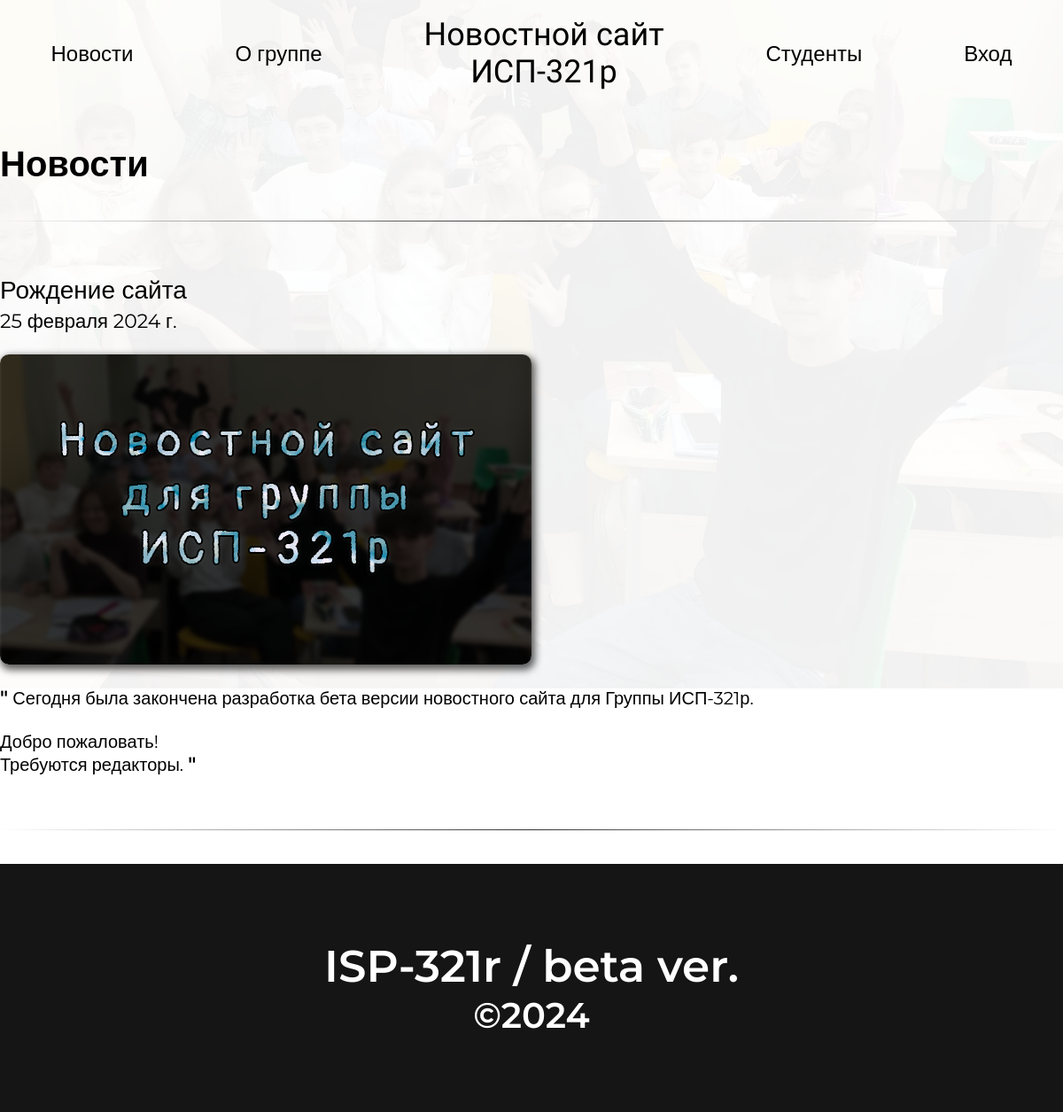
The page / on the database its author committed.
### appisp/models.py (models this page shows, shortened)
class AboutInfo(models.Model):
    name = models.CharField(max_length=8, blank=False)
    info = models.CharField(max_length=650, blank=False)
    icon = models.ImageField(verbose_name='Иконка', blank=False, upload_to='icon/')

class New(models.Model):
    name = models.CharField(verbose_name='Заголовок', max_length=50, blank=False)
    date = models.DateField(verbose_name='Дата', blank=False)
    img = models.ImageField(verbose_name='Картинка', blank=False, upload_to='news/')
    info = models.CharField(verbose_name='Информация', max_length=1500, blank=False)

### appisp/views.py (the view)
# urls.py: path('', index_page, name='index'),
def index_page(request):
    about_info = AboutInfo.objects.all()
    new = New.objects.order_by('-date')
    return render(request, 'index.html', {'new': new, 'about_info': about_info})

### templates/index.html (shortened to what this page needs)
{% extends 'base.html' %}
{% block content %}
{% load static %}
    <main>
      <div class="wrapper">
        <h1 class="title">Новости</h1>
        {% for new in new %}
        <div class="new">
          <div class="new__line"></div>
          <h4 class="new__title">{{ new.name }}</h4>
          <h6 class="new__time">{{ new.date }}</h6>
          <img class="new__img" src="{{ new.img.url }}" alt="" />
          <p class="new__info"><span class="new__info__brackets">"</span>
            {{ new.info|safe }}
          <span class="new__info__brackets">"</span></p>
        </div>
        {% endfor %}
        <div class="new__line"></div>
      </div>
      <br />
      <br />
    </main>
{% endblock %}

### templates/base.html (shortened to what this page needs)
<!DOCTYPE html>
<html lang="en">
{% load static %}
  <head>
    <link rel="stylesheet" href="{% static 'css/style.css' %}" />
  </head>
  <body>
    <div class="bg"></div>
        <header>
      <div class="wrapper">
        <div class="header">
          <a class="header__link" href="{% url 'index' %}">Новости</a>
          <a class="header__link" href="{% url 'about' %}">О группе</a>
{% for info in about_info %}
          <h3 class="header__logo">
            Новостной сайт <br />
            {{ info.name }}
          </h3>
{% endfor %}
          <a class="header__link" href="{% url 'students' %}">Студенты</a>
{% if user.is_authenticated %}
           <a class="header__link" href="{% url 'account' %}">Аккаунт</a>
{% else %}
           <a class="header__link" href="{% url 'login' %}">Вход</a>
{% endif %}
        </div>
      </div>
    </header>
     {% block content %}
     {% endblock %}
      <footer>
      <div class="wrapper flex">
        <h1 class="footer__text-1">ISP-321r / beta ver.</h1>
        <h4 class="footer__text-2">©2024</h4>
      </div>
    </footer>
  </body>
</html>

### static/css/style.css (style rules this page uses)
* { padding: 0px; margin: 0px; border: none; font-family: "Montserrat", sans-serif; font-optical-sizing: auto; }
*, *::before, *::after { box-sizing: border-box; }
a, a:link, a:visited { text-decoration: none; }
aside, nav, footer, header, section, main { display: block; }
h1, h2, h3, h4, h5, h6, p { font-size: inherit; font-weight: inherit; }
img { vertical-align: top; }
img, svg { max-width: 100%; height: auto; }
.header { width: 100%; height: 120px; display: flex; align-items: center; justify-content: space-around; }
.header__link { color: black; font-size: 24px; }
.header__logo { font-family: "Marck Script", cursive; font-weight: 400; font-style: normal; font-size: 36px; text-align: center; }
.title { font-size: 40px; font-weight: 600; margin: 40px 0; }
.new { margin: 0 0 px; }
.new__line { width: 100%; height: 1px; background: rgb(2, 0, 36); background: linear-gradient(90deg, rgba(2, 0, 36, 0) 0%, rgba(0, 0, 0, 0.8) 50%, rgba(0, 212, 255, 0) 100%); }
.new__title { font-size: 28px; font-weight: 500; margin: 60px 0 5px; }
.new__time { font-size: 22px; margin: 5px 0 12px; }
.new__img { border-radius: 10px; width: 600px; height: 350px; margin: 12px 0 12px; box-shadow: 2px 4px 8px 2px rgba(0, 0, 0, 0.64); }
.new__info { font-size: 20px; margin: 12px 0 60px; width: 80%; }
.new__info__brackets { font-size: 22px; font-weight: 600; }
footer { width: 100%; height: 280px; display: flex; align-items: center; justify-content: center; background-color: rgb(21, 21, 21); margin-top: auto; }
.footer__text-1 { font-size: 50px; font-weight: 600; color: white; text-align: center; }
.footer__text-2 { font-size: 40px; font-weight: 600; color: white; text-align: center; }
body { margin: 0; display: flex; flex-direction: column; min-height: 100vh; }
.bg { position: fixed; z-index: -1; width: 100%; height: 100vh; background-image: url(../img/isp321.png); background-position: 0px -220px; background-size: cover; background-repeat: no-repeat; }
.wrapper { max-width: 1280px; height: 100%; margin: 0 auto; }
.flex { display: flex; flex-direction: column; align-items: center; justify-content: center; }

### rows shown on the page
AboutInfo: name "ИСП-321р"
New: name "Рождение сайта", date "25 февраля 2024 г.", img (picture), info "Сегодня была закончена разработка бета версии новостного сайта для Группы ИСП-321р. Добро пожаловать! Требуются редакторы."
